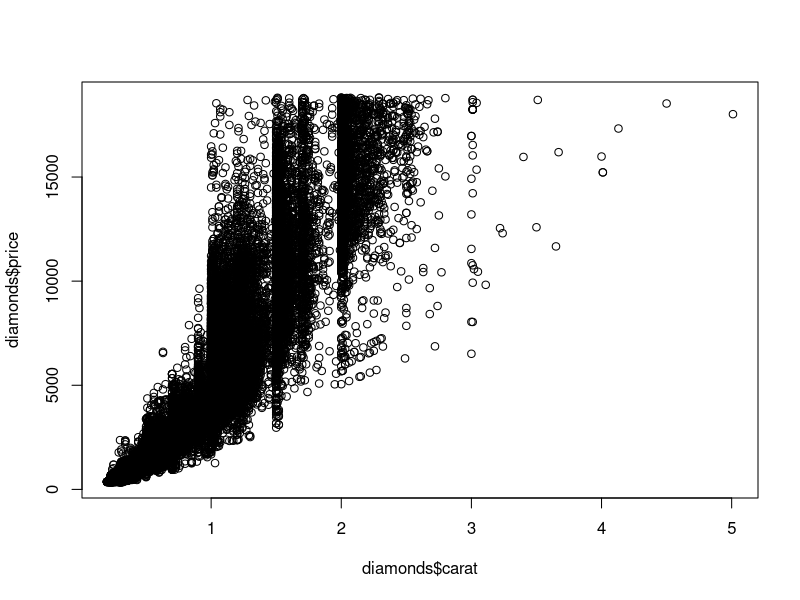
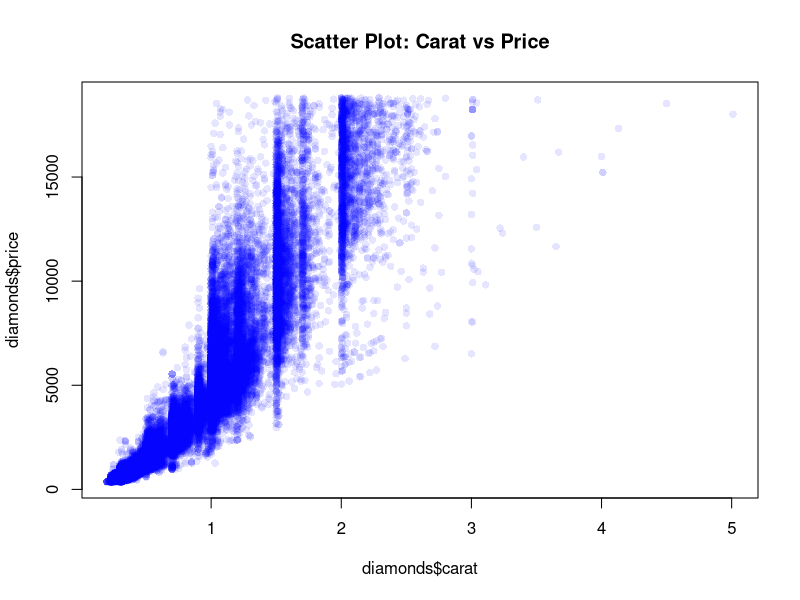
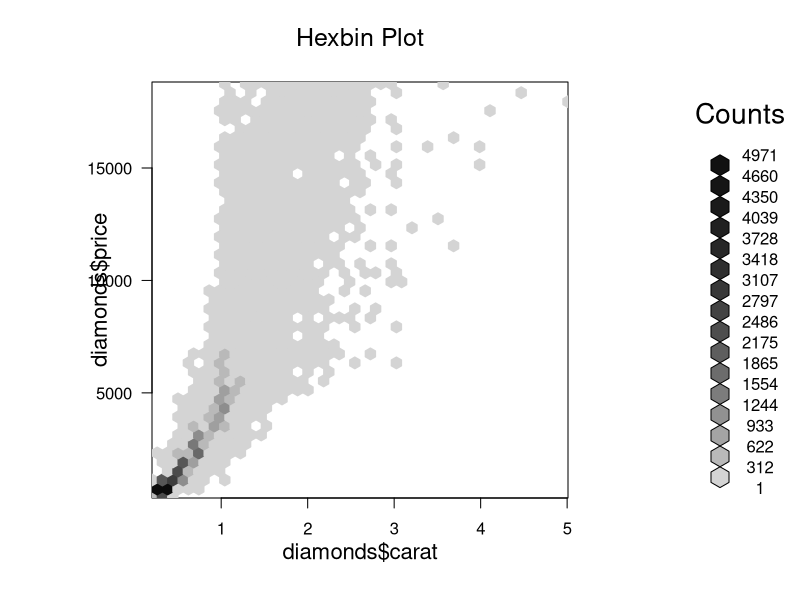
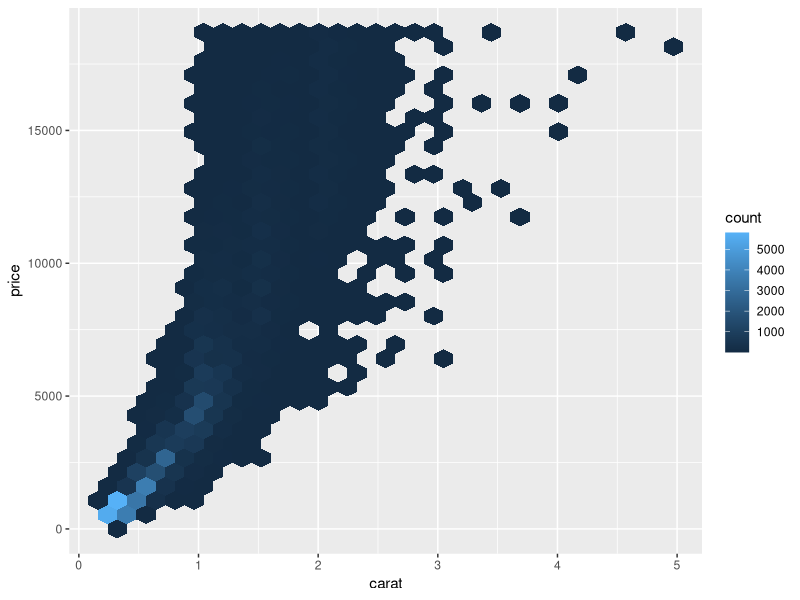
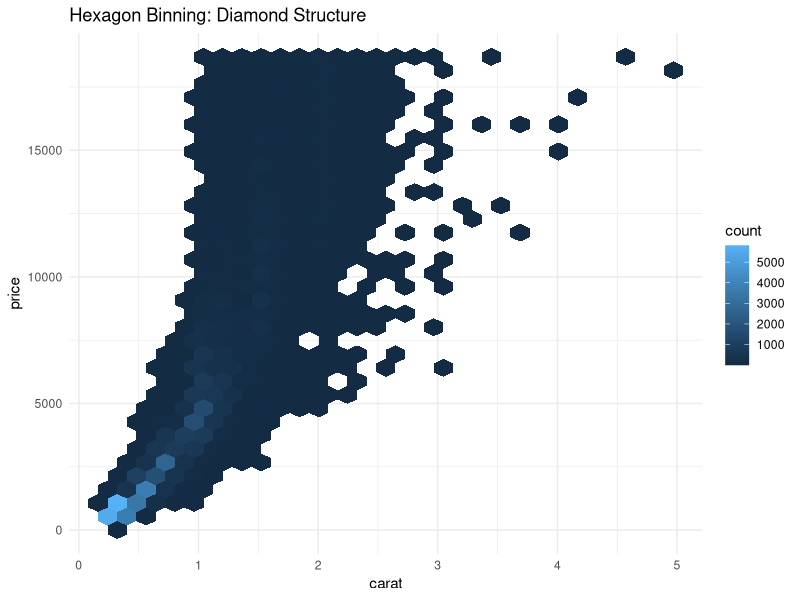

These charts were generated, in order, by the following R code:
# Load required package
library(ggplot2)

# Load dataset
data(diamonds)

# Explore data
str(diamonds)
dim(diamonds)
?diamonds

# Basic scatter plot
plot(diamonds$carat, diamonds$price)

# Scatter plot with transparency
plot(
  diamonds$carat,
  diamonds$price,
  col = rgb(0,0,1,0.1),
  pch = 16,
  main = "Scatter Plot: Carat vs Price"
)

# Hexbin package (install only ONCE if not installed)
# install.packages("hexbin")

library(hexbin)

# Base R hexbin
hb <- hexbin(diamonds$carat, diamonds$price, xbins = 40)
plot(hb, main = "Hexbin Plot")

# ggplot hexbin
ggplot(diamonds, aes(x = carat, y = price)) +
  geom_hex()

# Styled ggplot hexbin
ggplot(diamonds, aes(carat, price)) +
  geom_hex() +
  labs(
    title = "Hexagon Binning: Diamond Structure",
    x = "carat",
    y = "price"
  ) +
  theme_minimal()
